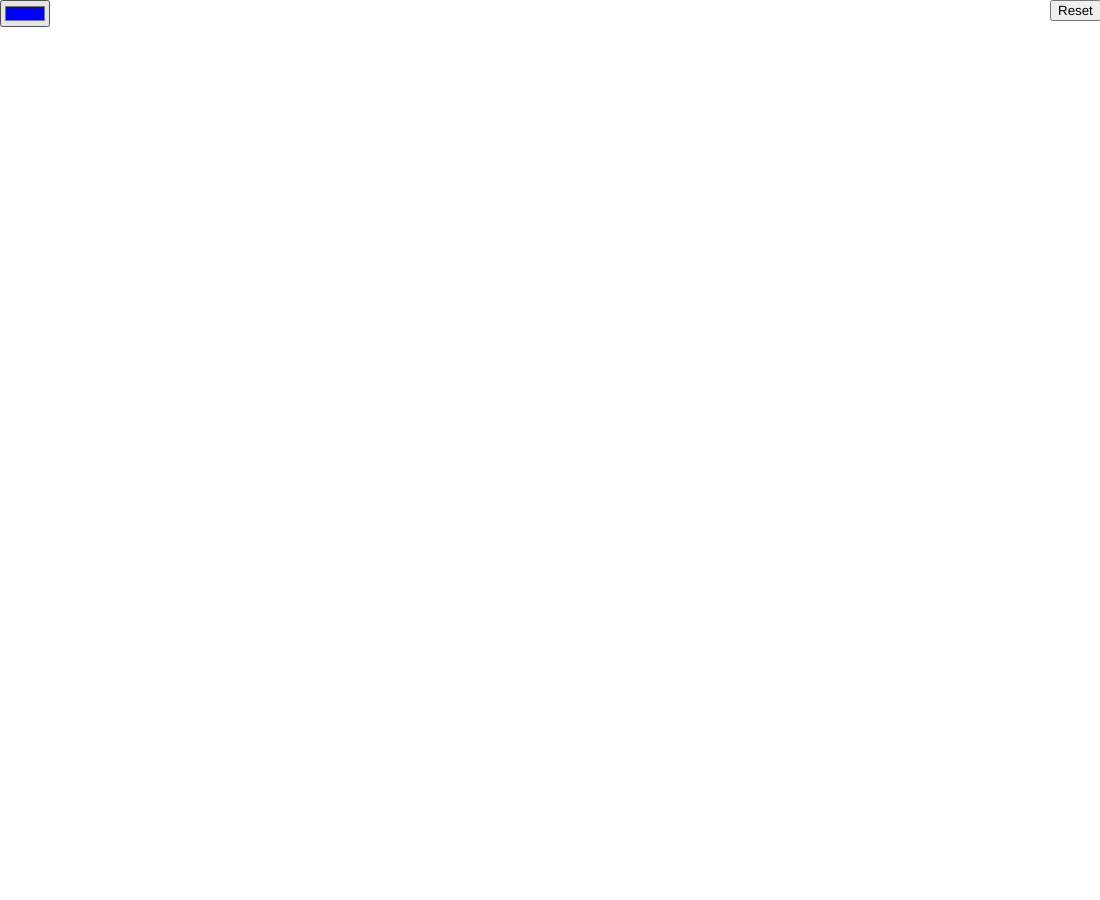
Frame 1 (no input)
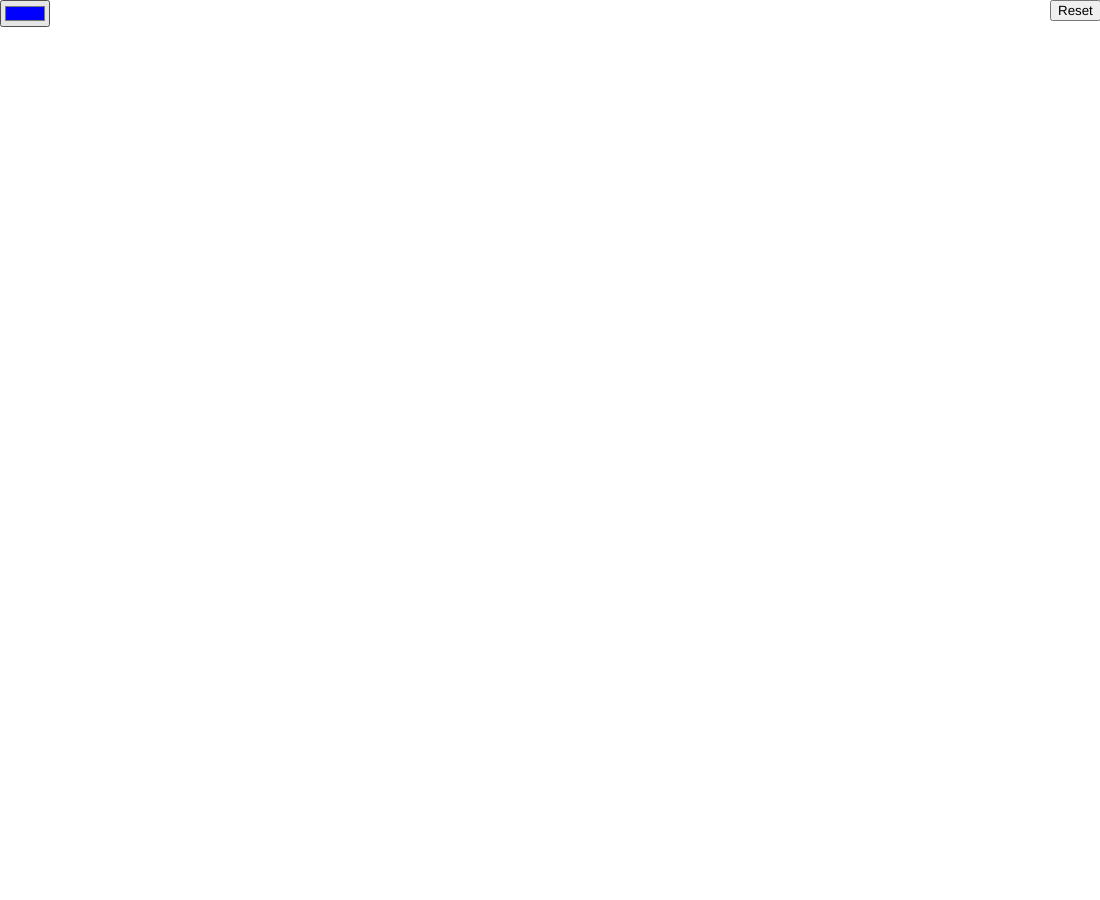
Frame 60 (no input)
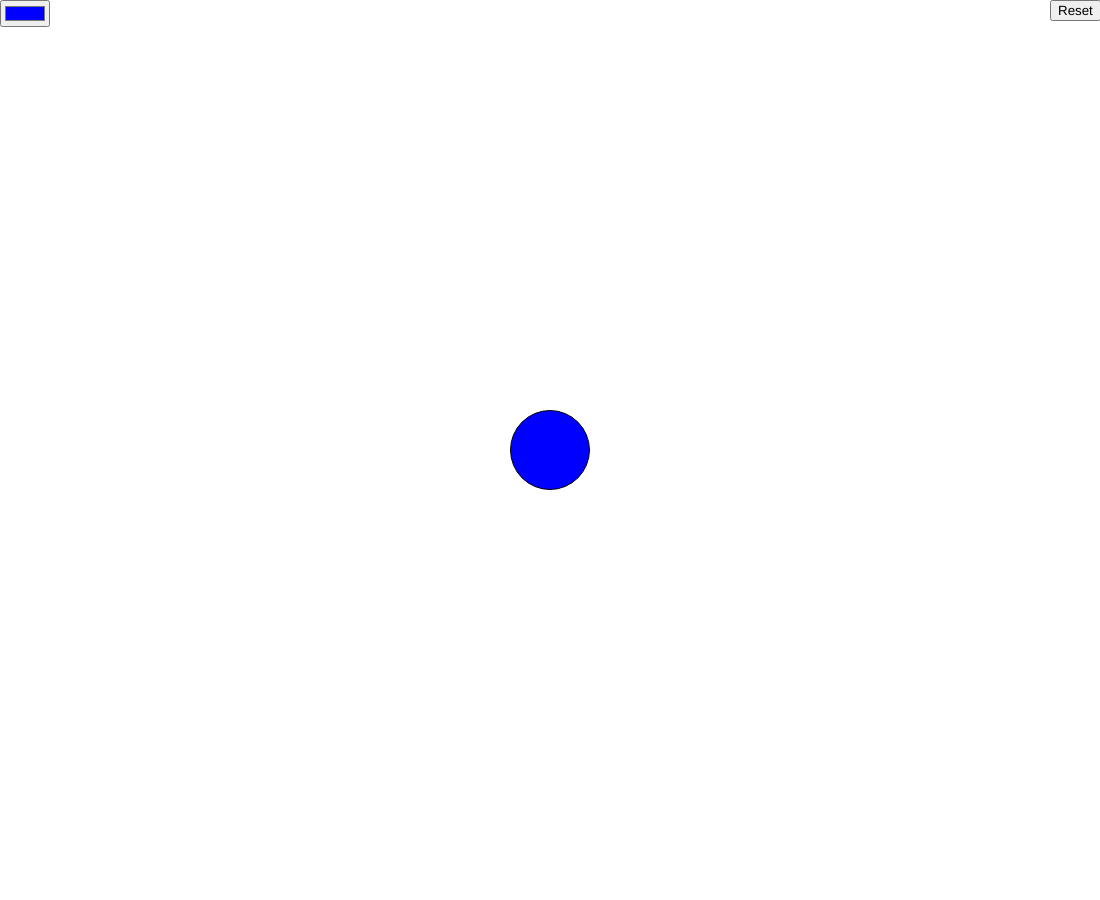
Frame 120 (the mouse pressed at the canvas centre since frame 60)

The p5.js sketch that drew these frames (run headless with seeded random() and noise() and a simulated clock; from frame 60 on, the mouse is pressed at the canvas centre):

// p5.js sketch
// ── sketch.js
let canvas_width; 
let canvas_height;
let balls = [];
const GRAVITY = -9.8; 


function setup() {
  canvas_width = windowWidth-100;
  canvas_height = windowHeight-100;
  createCanvas(canvas_width, canvas_height);
  colorPicker = createColorPicker("blue");
  colorPicker.position(0, 0);
  button = createButton('Reset');
  button.position(canvas_width-50, 0);
  button.mousePressed(reset_canvas);
}

function draw() {
  clear();
  for(let i = 0; i < balls.length; i++) {
    let ball = balls[i];
    ball.draw_ball();
    ball.pos.sub(ball.vel);
    ball.vel.y += ball.acc*deltaTime/1000;
    if(ball.building) {
      ball.rad += 0.5;
    }
  }
  check_ball_collisions();
}


function reset_canvas() {
  balls = [];
}	

function mousePressed() {
  if(mouseX > 0 && mouseX < canvas_width && mouseY > 0 && mouseY < canvas_height) {
    let rad = 10;
    let ball = new Ball(createVector(mouseX, mouseY), rad, colorPicker.color());
    balls.push(ball);
  }
}

// When mouse is released, apply gravitational force to newly made ball
function mouseReleased() {
  let ball = balls[balls.length - 1];
  ball.building = false;
  ball.acc = GRAVITY;
}

// Change position of ball while it is being created
function mouseDragged() {
  let ball = balls[balls.length - 1];
  if(ball.building) {
    ball.pos.x = mouseX;
    ball.pos.y = mouseY;
  }
}


function check_ball_collisions() {
  for(let i = 0; i < balls.length; i++) {
    let ball1 = balls[i];
    for(let j = i+1; j < balls.length; j++) {
      let ball2 = balls[j];
      // Two balls collide if the distance between them is less than the sum of the radii
      let dist = ball1.pos.dist(ball2.pos);
      if(dist < ball1.rad + ball2.rad) {
      // If balls overlap, correct for the overlap
        let desired_dist = ball1.rad + ball2.rad;
        let error = desired_dist - dist;
        let ball1_fix = (ball1.rad/desired_dist) * error;
        let ball2_fix = (ball2.rad/desired_dist) * error;

        let v = p5.Vector.sub(ball1.pos, ball2.pos);

        let ball1_vec = p5.Vector.mult(v, ball1_fix/dist);
        let ball2_vec = p5.Vector.mult(v, ball2_fix/dist);

        ball1.pos.add(ball1_vec);
        ball2.pos.sub(ball2_vec);

        // Calculate the new velocities of each ball based on simplified 2D physics
        let a1 = p5.Vector.sub(ball1.vel, ball2.vel);
        let b1 = p5.Vector.sub(ball1.pos, ball2.pos);
        let c1 = b1.magSq();
        let d1 = p5.Vector.dot(a1, b1);
        let vel_1 = p5.Vector.sub(ball1.vel, p5.Vector.mult(b1, d1/c1));

        let a2 = p5.Vector.sub(ball2.vel, ball1.vel);
        let b2 = p5.Vector.sub(ball2.pos, ball1.pos);
        let c2 = b2.magSq();
        let d2 = p5.Vector.dot(a2, b2);
        let vel_2 = p5.Vector.sub(ball2.vel, p5.Vector.mult(b2, d2/c2));

        // Set the new velocities for each ball
        ball1.vel = vel_1;
        ball2.vel = vel_2;
      }
    }

    // For each ball, also check for collisions against the floor and the walls
    // The -0.8 multiplier is to dampen the speed of the ball when colliding with walls or the floor
    if(ball1.pos.y > canvas_height - ball1.rad) {

      // This if-statement prevents infinite bouncing
      if(abs(ball1.vel.y) < 1.5) {
        ball1.vel.y = 0;
      }
    
      ball1.vel.y *= -0.8;
      ball1.pos.y = canvas_height - ball1.rad; // Correct overlap
    } else if(ball1.pos.x > canvas_width - ball1.rad) {
      ball1.vel.x *= -0.8
      ball1.pos.x = canvas_width - ball1.rad; // Correct overlap
    } else if(ball1.pos.x < ball1.rad) {
      ball1.vel.x *= -0.8
      ball1.pos.x = ball1.rad; // Correct overlap
    }
  }
}


class Ball {
  constructor(pos, rad, color) {
    this.pos = pos;
    this.rad = rad;
    this.color = color;
    this.vel = createVector(0,0);
    this.acc = 0;
    this.building = true;
  }
  draw_ball() {
    fill(this.color);
    ellipse(this.pos.x, this.pos.y, 2*this.rad, 2*this.rad);
  }
}
